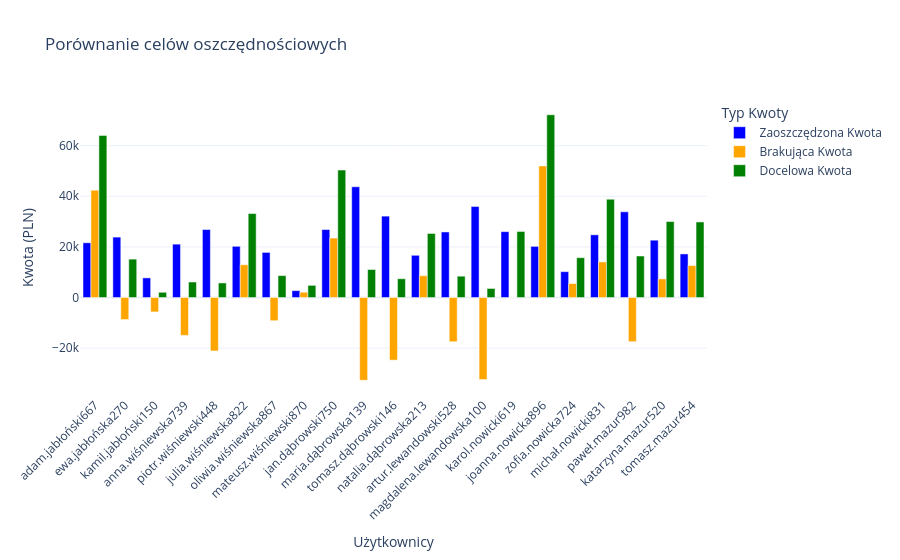

Notebook cell for this chart:
### Code cell
# WYKRES POSTĘPÓW W REALIZACJI CELÓW DLA KAŻDEGO UŻYTKOWNIKA

import MySQLdb
import pandas as pd
import plotly.graph_objects as go

connection = MySQLdb.connect(
    host="localhost",  
    user="root",       
    password="db",     
    database="nowa"    
)

cursor = connection.cursor()

query = """
SELECT nazwa_uzytkownika, docelowa_kwota, zaoszczedzona_kwota, brakujaca_kwota
FROM cele_oszczednosciowe
"""
cursor.execute(query)
data = cursor.fetchall()

df = pd.DataFrame(data, columns=["nazwa_uzytkownika", "docelowa_kwota", "zaoszczedzona_kwota", "brakujaca_kwota"])

fig = go.Figure()

fig.add_trace(go.Bar(
    x=df["nazwa_uzytkownika"],
    y=df["zaoszczedzona_kwota"],
    name="Zaoszczędzona Kwota",
    marker_color='blue'
))

fig.add_trace(go.Bar(
    x=df["nazwa_uzytkownika"],
    y=df["brakujaca_kwota"],
    name="Brakująca Kwota",
    marker_color='orange'
))

fig.add_trace(go.Bar(
    x=df["nazwa_uzytkownika"],
    y=df["docelowa_kwota"],
    name="Docelowa Kwota",
    marker_color='green'
))

fig.update_layout(
    title="Porównanie celów oszczędnościowych",
    xaxis_title="Użytkownicy",
    yaxis_title="Kwota (PLN)",
    barmode='group',  
    xaxis_tickangle=-45,  
    template="plotly_white",  
    legend_title="Typ Kwoty"
)

fig.show()

### Figure 1 — Plotly figure (JSON) as saved in the notebook; plotly's stock layout.template omitted (floating-point values rounded to 4 significant figures)
{"data": [{"marker": {"color": "blue"}, "name": "Zaoszczędzona Kwota", "type": "bar", "x": ["adam.jabłoński667", "ewa.jabłońska270", "kamil.jabłoński150", "anna.wiśniewska739", "piotr.wiśniewski448", "julia.wiśniewska822", "oliwia.wiśniewska867", "mateusz.wiśniewski870", "jan.dąbrowski750", "maria.dąbrowska139", "tomasz.dąbrowski146", "natalia.dąbrowska213", "artur.lewandowski528", "magdalena.lewandowska100", "karol.nowicki619", "joanna.nowicka896", "zofia.nowicka724", "michał.nowicki831", "paweł.mazur982", "katarzyna.mazur520", "tomasz.mazur454"], "y": [21638, 23874, 7760, 21089, 26867, 20235, 17830, 2724, 26867, 43752, 32159, 16694, 25905, 35995, 26032, 20212, 10218, 24785, 33847, 22659, 17224]}, {"marker": {"color": "orange"}, "name": "Brakująca Kwota", "type": "bar", "x": ["adam.jabłoński667", "ewa.jabłońska270", "kamil.jabłoński150", "anna.wiśniewska739", "piotr.wiśniewski448", "julia.wiśniewska822", "oliwia.wiśniewska867", "mateusz.wiśniewski870", "jan.dąbrowski750", "maria.dąbrowska139", "tomasz.dąbrowski146", "natalia.dąbrowska213", "artur.lewandowski528", "magdalena.lewandowska100", "karol.nowicki619", "joanna.nowicka896", "zofia.nowicka724", "michał.nowicki831", "paweł.mazur982", "katarzyna.mazur520", "tomasz.mazur454"], "y": [42415, -8703, -5684, -14960, -21104, 12939, -9153, 2091, 23495, -32683, -24734, 8621, -17469, -32411, 77, 52003, 5527, 14061, -17447, 7365, 12638]}, {"marker": {"color": "green"}, "name": "Docelowa Kwota", "type": "bar", "x": ["adam.jabłoński667", "ewa.jabłońska270", "kamil.jabłoński150", "anna.wiśniewska739", "piotr.wiśniewski448", "julia.wiśniewska822", "oliwia.wiśniewska867", "mateusz.wiśniewski870", "jan.dąbrowski750", "maria.dąbrowska139", "tomasz.dąbrowski146", "natalia.dąbrowska213", "artur.lewandowski528", "magdalena.lewandowska100", "karol.nowicki619", "joanna.nowicka896", "zofia.nowicka724", "michał.nowicki831", "paweł.mazur982", "katarzyna.mazur520", "tomasz.mazur454"], "y": [64053, 15171, 2076, 6129, 5763, 33174, 8677, 4815, 50362, 11069, 7425, 25315, 8436, 3584, 26109, 72215, 15745, 38846, 16400, 30024, 29862]}], "layout": {"barmode": "group", "legend": {"title": {"text": "Typ Kwoty"}}, "title": {"text": "Porównanie celów oszczędnościowych"}, "xaxis": {"tickangle": -45, "title": {"text": "Użytkownicy"}}, "yaxis": {"title": {"text": "Kwota (PLN)"}}}}
